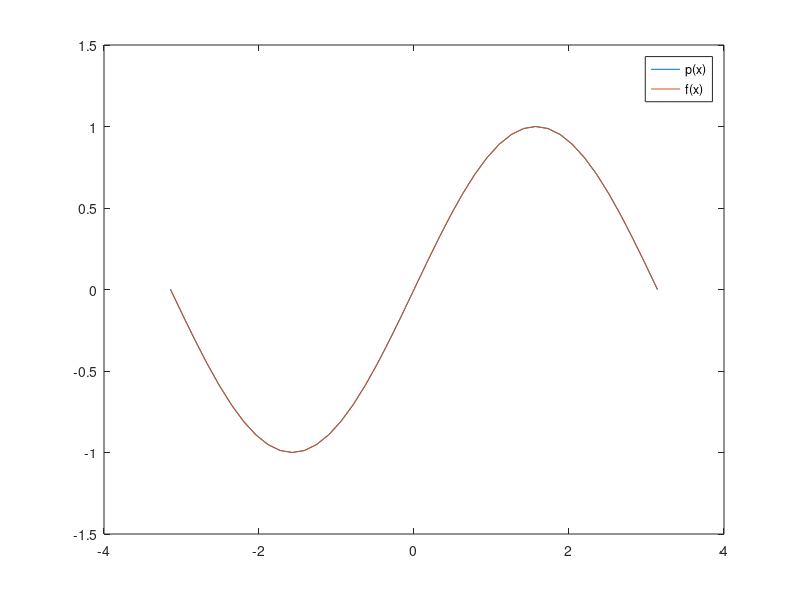

The MATLAB source for this figure:
n = 20;
a = -pi; b = pi;
x = linspace(a,b,n+1);
y = sin(x);
p = polyfit(x, y, n);
xx = linspace(a,b,41);
f = @(x) sin(x);
error = abs(f(xx)- polyval(p,xx));
plot(xx, polyval(p,xx), xx, f(xx));
legend('p(x)','f(x)')